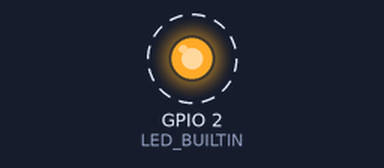
A sketch run on a simulated ESP8266 (NodeMCU). Shown: output pins drawn as LEDs (lit = HIGH, except the on-board LED, lit = LOW). Dashed ring = blinking. What the sketch prints to the serial monitor is not drawn.

Above: at 0.5 s.
Timing chart, 0 to 3.0 s (numbered marks = the images above):
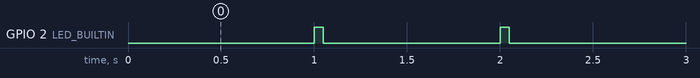

Measured:
- by itself, GPIO 2 (LED_BUILTIN): alternates HIGH for 0.05 s and LOW for 0.95 s

The sketch:

TimeBase.ino
```cpp
/*
  TimeBase on ESP8266
  (c) Claus Kuehnel 2017-10-12 info@ckuehnel.ch

  The Ticker object is used to call the function sec
  with one second period. The built-in LED will be blinking.

  Tested w/ Ledunia.
*/

#include <Ticker.h>

Ticker ticker;

const int TICK = 50;      // On time for LED in msec
const int PERIOD = 1000;  // Ticker period in msec

unsigned long time1;
unsigned long time2;

void sec()
{
  unsigned int second;
  float dev;

  time2 = micros();
  second = time2 - time1;
  time1 = time2;
  Serial.print(second);
  Serial.print("\t");
  dev = (second/1000.0 - PERIOD)/PERIOD;
  dev = dev *1000000;
  if (dev >= 0) Serial.print("+");
  Serial.print(dev);
  Serial.println(" ppm");

  digitalWrite(LED_BUILTIN, HIGH);
  delay(TICK);
  digitalWrite(LED_BUILTIN, LOW);
}

void setup()
{
  pinMode(LED_BUILTIN, OUTPUT);
  digitalWrite(LED_BUILTIN, LOW);
  ticker.attach_ms(PERIOD, sec);
  Serial.begin(115200);
}

void loop()
{
  // application code
}
```
